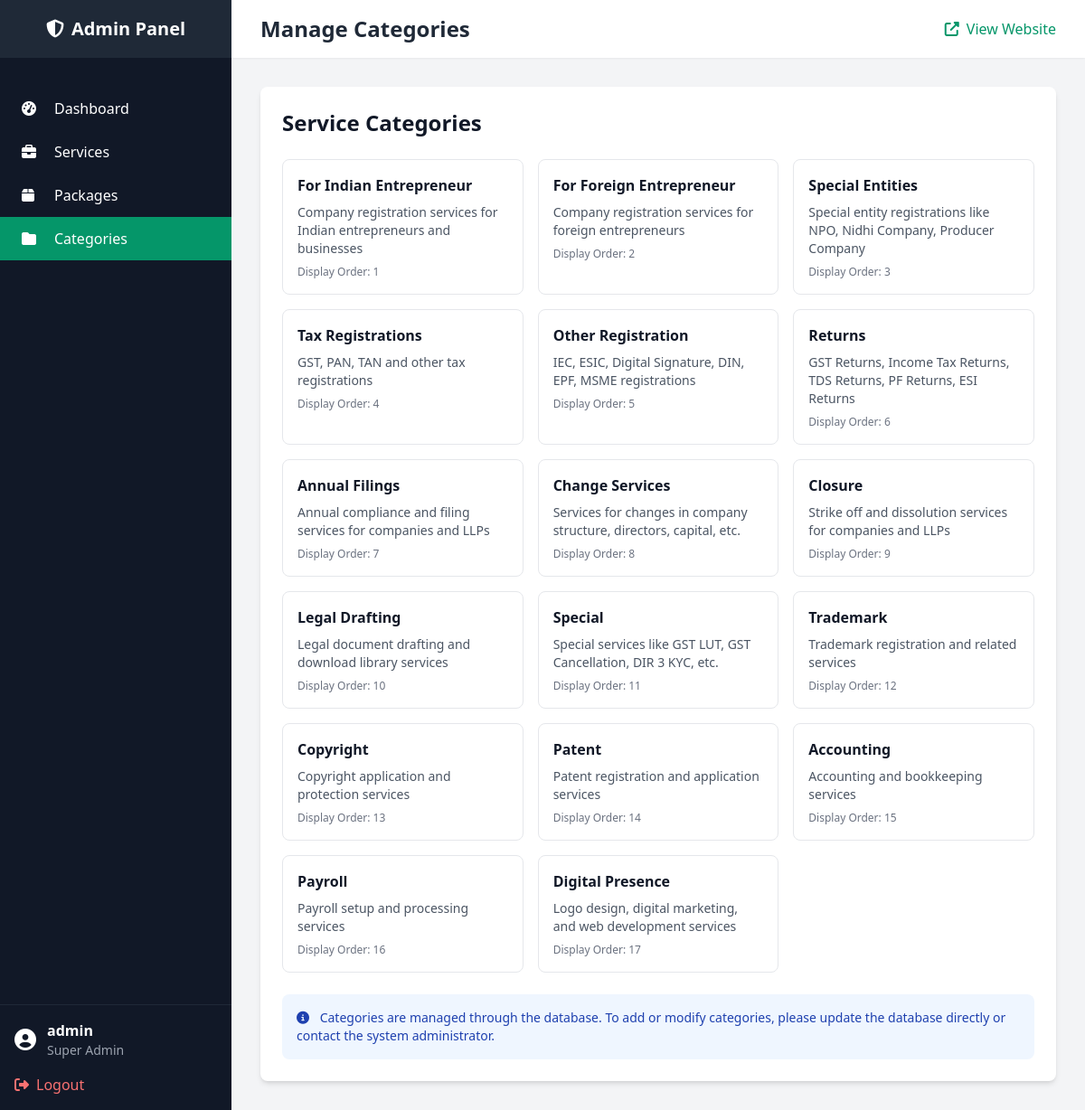
Screenshot of /statutory/admin/categories.php (signed in) with the database file from the repository.
### tables this page shows
CREATE TABLE IF NOT EXISTS service_categories (
  id CHAR(36) PRIMARY KEY,
  name VARCHAR(255) UNIQUE NOT NULL,
  description TEXT,
  display_order INT NOT NULL DEFAULT 0,
  created_at TIMESTAMP DEFAULT CURRENT_TIMESTAMP
);

### statutory/config/database.php (called while the page is built, shortened)
<?php
class Database {
    private static $instance = null;
    private $conn;
    private function __construct() {
        try {
            if (DB_TYPE === 'pgsql') {
                $dsn = "pgsql:host=" . DB_HOST . ";port=" . DB_PORT . ";dbname=" . DB_NAME;
            } else {
                $dsn = "mysql:host=" . DB_HOST . ";port=" . DB_PORT . ";dbname=" . DB_NAME . ";charset=utf8mb4";
            }
            $this->conn = new PDO($dsn, DB_USER, DB_PASS);
            $this->conn->setAttribute(PDO::ATTR_ERRMODE, PDO::ERRMODE_EXCEPTION);
            $this->conn->setAttribute(PDO::ATTR_DEFAULT_FETCH_MODE, PDO::FETCH_ASSOC);
        } catch(PDOException $e) {
            error_log("Database connection failed: " . $e->getMessage());
            die("Database connection failed. Please check your configuration.");
        }
    }
    public static function getInstance() {
        if (self::$instance === null) {
            self::$instance = new self();
        }
        return self::$instance;
    }
    public function getConnection() {
        return $this->conn;
    }
}
?>

### statutory/admin/config/database.php (called while the page is built, shortened)
<?php
require_once __DIR__ . '/../../config/database.php';
class AdminDatabase {
    private $conn;
    public function __construct() {
        $db = Database::getInstance();
        $this->conn = $db->getConnection();
    }
    public function getCategories() {
        try {
            $stmt = $this->conn->prepare("SELECT * FROM service_categories ORDER BY display_order");
            $stmt->execute();
            return $stmt->fetchAll();
        } catch(PDOException $e) {
            error_log("Error fetching categories: " . $e->getMessage());
            return [];
        }
    }
}
$adminDb = new AdminDatabase();
?>

### statutory/admin/categories.php (the view, shortened to what this page needs)
<?php
require_once __DIR__ . '/includes/header.php';
require_once __DIR__ . '/config/database.php';
$categories = $adminDb->getCategories();
?>
<div class="bg-white rounded-lg shadow-md p-6">
    <h3 class="text-2xl font-bold text-gray-900 mb-6">Service Categories</h3>
    <div class="grid grid-cols-1 md:grid-cols-2 lg:grid-cols-3 gap-4">
        <?php foreach ($categories as $category): ?>
            <div class="border border-gray-200 rounded-lg p-4 hover:shadow-md transition-shadow">
                <h4 class="font-semibold text-gray-900 mb-2"><?php echo htmlspecialchars($category['name']); ?></h4>
                <?php if ($category['description']): ?>
                    <p class="text-sm text-gray-600 mb-2"><?php echo htmlspecialchars($category['description']); ?></p>
                <?php endif; ?>
                <p class="text-xs text-gray-500">Display Order: <?php echo $category['display_order']; ?></p>
            </div>
        <?php endforeach; ?>
    </div>
    <div class="mt-6 p-4 bg-blue-50 rounded-lg">
        <p class="text-sm text-blue-800">
            <i class="fas fa-info-circle mr-2"></i>
            Categories are managed through the database. To add or modify categories, please update the database directly or contact the system administrator.
        </p>
    </div>
</div>
<?php require_once __DIR__ . '/includes/footer.php'; ?>

### rows the page displays
service_categories: name "For Indian Entrepreneur", description "Company registration services for Indian entrepreneurs and businesses", display_order "1"
service_categories: name "For Foreign Entrepreneur", description "Company registration services for foreign entrepreneurs", display_order "2"
service_categories: name "Special Entities", description "Special entity registrations like NPO, Nidhi Company, Producer Company", display_order "3"
service_categories: name "Tax Registrations", description "GST, PAN, TAN and other tax registrations", display_order "4"
service_categories: name "Other Registration", description "IEC, ESIC, Digital Signature, DIN, EPF, MSME registrations", display_order "5"
service_categories: name "Returns", description "GST Returns, Income Tax Returns, TDS Returns, PF Returns, ESI Returns", display_order "6"
service_categories: name "Annual Filings", description "Annual compliance and filing services for companies and LLPs", display_order "7"
service_categories: name "Change Services", description "Services for changes in company structure, directors, capital, etc.", display_order "8"
service_categories: name "Closure", description "Strike off and dissolution services for companies and LLPs", display_order "9"
service_categories: name "Legal Drafting", description "Legal document drafting and download library services", display_order "10"
service_categories: name "Special", description "Special services like GST LUT, GST Cancellation, DIR 3 KYC, etc.", display_order "11"
service_categories: name "Trademark", description "Trademark registration and related services", display_order "12"
service_categories: name "Copyright", description "Copyright application and protection services", display_order "13"
service_categories: name "Patent", description "Patent registration and application services", display_order "14"
service_categories: name "Accounting", description "Accounting and bookkeeping services", display_order "15"
service_categories: name "Payroll", description "Payroll setup and processing services", display_order "16"
service_categories: name "Digital Presence", description "Logo design, digital marketing, and web development services", display_order "17"

### other values shown
$adminInfo['username'] "admin"
$pageTitle "Manage Categories"
